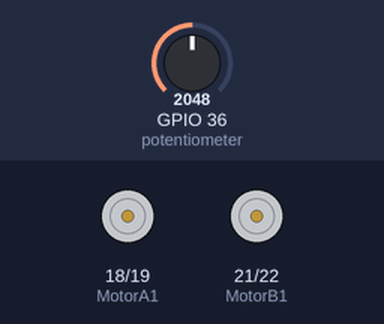
A sketch run on a simulated ESP32. On the bench: motor-driver pin pairs drawn as motors (green arrow = first pin HIGH = forward, orange = second pin HIGH = backward, longer = more drive). The test bench sets the inputs (shaded band); at power-on: GPIO 36 (potentiometer) = 2048.

Above: at 0.1 s.
At 9.9 s:
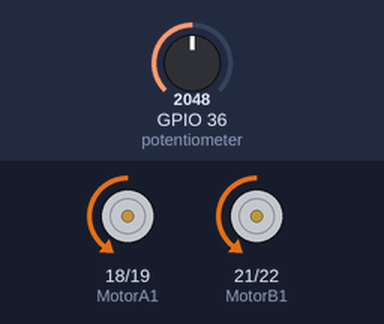
At 19.9 s:
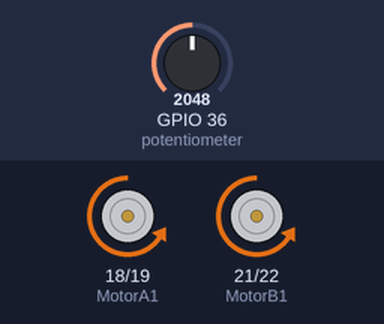
At 39.71 s:
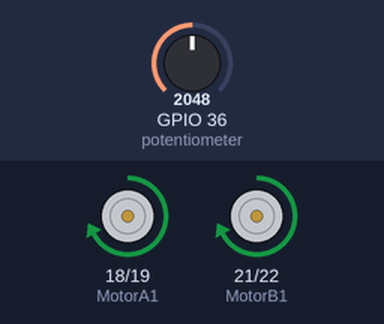
Timing chart, 0 to 40.0 s (numbered marks = the images above):
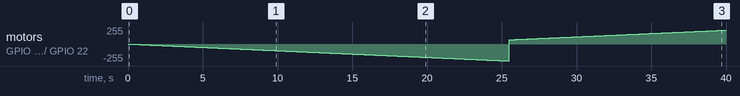

Measured:
- by itself, motor on GPIO 18 (MotorA1) / GPIO 19 (MotorA2), motor on GPIO 21 (MotorB1) / GPIO 22 (MotorB2): stopped → backward 1/255 at 0.10 s, → backward 2/255 0.10 s later, → backward 3/255 0.10 s later, → backward 4/255 0.10 s later, … (399 changes in this stretch)

The sketch:

Soccer_Wifi_Test.ino
```cpp
/*  Arduino DC Motor Control - PWM | H-Bridge | L298N  -  Example 01

    by Dejan Nedelkovski, www.HowToMechatronics.com
*/

//#define enA
#define MotorA1 18
#define MotorA2 19
#define MotorB1 21
#define MotorB2 22

#define potPin 32
//#define button 4
//#define enR 10

#include <WiFi.h>

const char* ssid = "McRoberts_Guest";
const char* password = "mcrob6600";

// Set web server port number to 80
WiFiServer server(80);

// Variable to store the HTTP request
String header;

// Auxiliar variables to store the current output state
String output26State = "off";
String output27State = "off";

// Assign output variables to GPIO pins
const int output26 = 26;
const int output27 = 27;

// Current time
unsigned long currentTime = millis();
// Previous time
unsigned long previousTime = 0;
// Define timeout time in milliseconds (example: 2000ms = 2s)
const long timeoutTime = 2000;
int rotDirection = 0;
int pressed = false;

int potValue;
int pwmOutput;
bool forward = false;

void setup() {

  analogWrite(MotorA1, 0);
  analogWrite(MotorA2, 255);
  analogWrite(MotorB1, 0);
  analogWrite(MotorB2, 255);

  Serial.begin(9600);
}

void loop() {

  potValue = analogRead(A0); // Read potentiometer value
  pwmOutput = map(potValue, 0, 4096, 0 , 255); // Map the potentiometer value from 0 to 255

  if (forward){
    for (int i; i<255; i++){
      analogWrite(MotorA1, 0);
      analogWrite(MotorB1, 0);

      analogWrite(MotorA2, i);
      analogWrite(MotorB2, i);
      delay(100);
    }
    forward = !forward;
  }
  if (!forward){
    for (int x; x < 255; x++){
      analogWrite(MotorA2, 0);
      analogWrite(MotorB2, 0);

      analogWrite(MotorB1, x);
      analogWrite(MotorA1, x);

      delay(100);
    }
    forward = !forward;
  }
}
```
